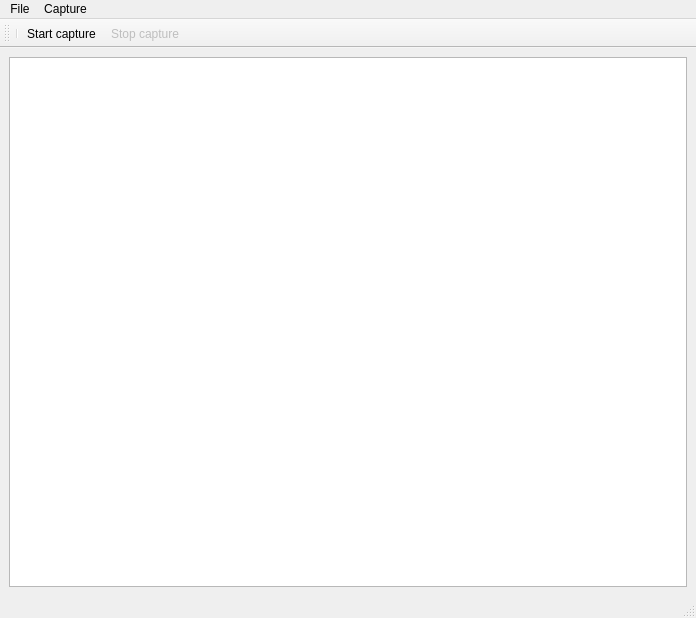
<?xml version="1.0" encoding="UTF-8"?>
<ui version="4.0">
 <class>MainWindow</class>
 <widget class="QMainWindow" name="MainWindow">
  <property name="geometry">
   <rect>
    <x>0</x>
    <y>0</y>
    <width>696</width>
    <height>618</height>
   </rect>
  </property>
  <property name="windowTitle">
   <string>Pycket</string>
  </property>
  <widget class="QWidget" name="centralwidget">
   <layout class="QGridLayout" name="gridLayout">
    <item row="0" column="0">
     <layout class="QVBoxLayout" name="verticalLayout">
      <item>
       <widget class="QTreeWidget" name="packetsList">
        <property name="rootIsDecorated">
         <bool>false</bool>
        </property>
        <property name="itemsExpandable">
         <bool>true</bool>
        </property>
        <property name="sortingEnabled">
         <bool>true</bool>
        </property>
        <property name="animated">
         <bool>true</bool>
        </property>
        <property name="columnCount">
         <number>0</number>
        </property>
        <attribute name="headerVisible">
         <bool>true</bool>
        </attribute>
       </widget>
      </item>
     </layout>
    </item>
   </layout>
  </widget>
  <widget class="QStatusBar" name="statusbar"/>
  <widget class="QToolBar" name="toolBar">
   <property name="windowTitle">
    <string>toolBar</string>
   </property>
   <property name="iconSize">
    <size>
     <width>16</width>
     <height>16</height>
    </size>
   </property>
   <attribute name="toolBarArea">
    <enum>TopToolBarArea</enum>
   </attribute>
   <attribute name="toolBarBreak">
    <bool>true</bool>
   </attribute>
   <addaction name="separator"/>
   <addaction name="startCaptureBtn"/>
   <addaction name="stopCaptureBtn"/>
  </widget>
  <widget class="QMenuBar" name="menuBar">
   <property name="geometry">
    <rect>
     <x>0</x>
     <y>0</y>
     <width>696</width>
     <height>29</height>
    </rect>
   </property>
   <widget class="QMenu" name="menuFile">
    <property name="title">
     <string>File</string>
    </property>
    <addaction name="actionOpen_pcap_file"/>
    <addaction name="actionSave_as_pcap_file"/>
    <addaction name="exitBtn"/>
   </widget>
   <widget class="QMenu" name="menuCapture">
    <property name="title">
     <string>Capture</string>
    </property>
    <addaction name="startCaptureBtn"/>
    <addaction name="stopCaptureBtn"/>
   </widget>
   <addaction name="menuFile"/>
   <addaction name="menuCapture"/>
  </widget>
  <action name="startCaptureBtn">
   <property name="icon">
    <iconset>
     <normaloff>img/start.png</normaloff>img/start.png</iconset>
   </property>
   <property name="text">
    <string>Start capture</string>
   </property>
   <property name="toolTip">
    <string>Start a new capture</string>
   </property>
  </action>
  <action name="stopCaptureBtn">
   <property name="enabled">
    <bool>false</bool>
   </property>
   <property name="icon">
    <iconset>
     <normaloff>img/stop.png</normaloff>img/stop.png</iconset>
   </property>
   <property name="text">
    <string>Stop capture</string>
   </property>
   <property name="toolTip">
    <string>Stop current capture</string>
   </property>
  </action>
  <action name="actionOpen_pcap_file">
   <property name="text">
    <string>Open pcap file</string>
   </property>
  </action>
  <action name="actionSave_as_pcap_file">
   <property name="text">
    <string>Save as pcap file</string>
   </property>
  </action>
  <action name="exitBtn">
   <property name="text">
    <string>Exit</string>
   </property>
   <property name="toolTip">
    <string>Exit app</string>
   </property>
  </action>
 </widget>
 <resources/>
 <connections/>
</ui>
